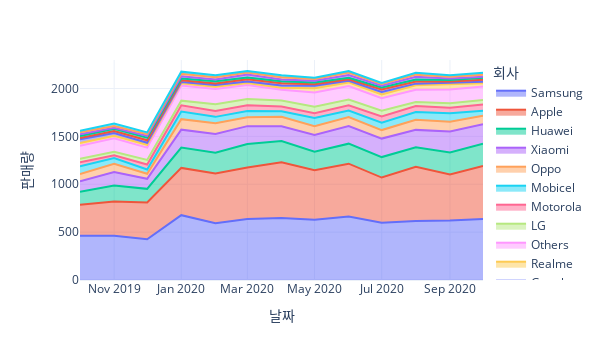

The code cell stored with this chart in its notebook:
### Code cell
df.melt(id_vars='Date')\
.set_axis(['날짜','회사','판매량'],axis=1)\
.plot.area(
    x='날짜',y='판매량',
    color='회사',
    width=600
)

### Figure 1 — Plotly figure (JSON) as saved in the notebook; plotly's stock layout.template omitted (floating-point values rounded to 4 significant figures)
{"data": [{"fillpattern": {"shape": ""}, "hovertemplate": "회사=Samsung<br>날짜=%{x}<br>판매량=%{y}<extra></extra>", "legendgroup": "Samsung", "line": {"color": "#636efa"}, "marker": {"symbol": "circle"}, "mode": "lines", "name": "Samsung", "orientation": "v", "showlegend": true, "stackgroup": "1", "type": "scatter", "x": ["2019-10", "2019-11", "2019-12", "2020-01", "2020-02", "2020-03", "2020-04", "2020-05", "2020-06", "2020-07", "2020-08", "2020-09", "2020-10"], "xaxis": "x", "y": [461, 461, 426, 677, 593, 637, 647, 629, 663, 599, 615, 621, 637], "yaxis": "y"}, {"fillpattern": {"shape": ""}, "hovertemplate": "회사=Apple<br>날짜=%{x}<br>판매량=%{y}<extra></extra>", "legendgroup": "Apple", "line": {"color": "#EF553B"}, "marker": {"symbol": "circle"}, "mode": "lines", "name": "Apple", "orientation": "v", "showlegend": true, "stackgroup": "1", "type": "scatter", "x": ["2019-10", "2019-11", "2019-12", "2020-01", "2020-02", "2020-03", "2020-04", "2020-05", "2020-06", "2020-07", "2020-08", "2020-09", "2020-10"], "xaxis": "x", "y": [324, 358, 383, 494, 520, 537, 583, 518, 552, 471, 567, 481, 555], "yaxis": "y"}, {"fillpattern": {"shape": ""}, "hovertemplate": "회사=Huawei<br>날짜=%{x}<br>판매량=%{y}<extra></extra>", "legendgroup": "Huawei", "line": {"color": "#00cc96"}, "marker": {"symbol": "circle"}, "mode": "lines", "name": "Huawei", "orientation": "v", "showlegend": true, "stackgroup": "1", "type": "scatter", "x": ["2019-10", "2019-11", "2019-12", "2020-01", "2020-02", "2020-03", "2020-04", "2020-05", "2020-06", "2020-07", "2020-08", "2020-09", "2020-10"], "xaxis": "x", "y": [136, 167, 143, 212, 217, 246, 222, 192, 209, 214, 204, 230, 232], "yaxis": "y"}, {"fillpattern": {"shape": ""}, "hovertemplate": "회사=Xiaomi<br>날짜=%{x}<br>판매량=%{y}<extra></extra>", "legendgroup": "Xiaomi", "line": {"color": "#ab63fa"}, "marker": {"symbol": "circle"}, "mode": "lines", "name": "Xiaomi", "orientation": "v", "showlegend": true, "stackgroup": "1", "type": "scatter", "x": ["2019-10", "2019-11", "2019-12", "2020-01", "2020-02", "2020-03", "2020-04", "2020-05", "2020-06", "2020-07", "2020-08", "2020-09", "2020-10"], "xaxis": "x", "y": [109, 141, 105, 187, 195, 187, 154, 176, 185, 193, 182, 220, 203], "yaxis": "y"}, {"fillpattern": {"shape": ""}, "hovertemplate": "회사=Oppo<br>날짜=%{x}<br>판매량=%{y}<extra></extra>", "legendgroup": "Oppo", "line": {"color": "#FFA15A"}, "marker": {"symbol": "circle"}, "mode": "lines", "name": "Oppo", "orientation": "v", "showlegend": true, "stackgroup": "1", "type": "scatter", "x": ["2019-10", "2019-11", "2019-12", "2020-01", "2020-02", "2020-03", "2020-04", "2020-05", "2020-06", "2020-07", "2020-08", "2020-09", "2020-10"], "xaxis": "x", "y": [76, 86, 53, 110, 112, 92, 98, 91, 93, 89, 105, 102, 90], "yaxis": "y"}, {"fillpattern": {"shape": ""}, "hovertemplate": "회사=Mobicel<br>날짜=%{x}<br>판매량=%{y}<extra></extra>", "legendgroup": "Mobicel", "line": {"color": "#19d3f3"}, "marker": {"symbol": "circle"}, "mode": "lines", "name": "Mobicel", "orientation": "v", "showlegend": true, "stackgroup": "1", "type": "scatter", "x": ["2019-10", "2019-11", "2019-12", "2020-01", "2020-02", "2020-03", "2020-04", "2020-05", "2020-06", "2020-07", "2020-08", "2020-09", "2020-10"], "xaxis": "x", "y": [81, 61, 45, 79, 67, 66, 59, 87, 69, 78, 82, 88, 52], "yaxis": "y"}, {"fillpattern": {"shape": ""}, "hovertemplate": "회사=Motorola<br>날짜=%{x}<br>판매량=%{y}<extra></extra>", "legendgroup": "Motorola", "line": {"color": "#FF6692"}, "marker": {"symbol": "circle"}, "mode": "lines", "name": "Motorola", "orientation": "v", "showlegend": true, "stackgroup": "1", "type": "scatter", "x": ["2019-10", "2019-11", "2019-12", "2020-01", "2020-02", "2020-03", "2020-04", "2020-05", "2020-06", "2020-07", "2020-08", "2020-09", "2020-10"], "xaxis": "x", "y": [43, 29, 51, 65, 62, 59, 48, 50, 54, 65, 62, 56, 63], "yaxis": "y"}, {"fillpattern": {"shape": ""}, "hovertemplate": "회사=LG<br>날짜=%{x}<br>판매량=%{y}<extra></extra>", "legendgroup": "LG", "line": {"color": "#B6E880"}, "marker": {"symbol": "circle"}, "mode": "lines", "name": "LG", "orientation": "v", "showlegend": true, "stackgroup": "1", "type": "scatter", "x": ["2019-10", "2019-11", "2019-12", "2020-01", "2020-02", "2020-03", "2020-04", "2020-05", "2020-06", "2020-07", "2020-08", "2020-09", "2020-10"], "xaxis": "x", "y": [37, 36, 48, 49, 71, 67, 64, 66, 60, 59, 42, 49, 49], "yaxis": "y"}, {"fillpattern": {"shape": ""}, "hovertemplate": "회사=Others<br>날짜=%{x}<br>판매량=%{y}<extra></extra>", "legendgroup": "Others", "line": {"color": "#FF97FF"}, "marker": {"symbol": "circle"}, "mode": "lines", "name": "Others", "orientation": "v", "showlegend": true, "stackgroup": "1", "type": "scatter", "x": ["2019-10", "2019-11", "2019-12", "2020-01", "2020-02", "2020-03", "2020-04", "2020-05", "2020-06", "2020-07", "2020-08", "2020-09", "2020-10"], "xaxis": "x", "y": [135, 141, 129, 158, 157, 145, 113, 150, 140, 130, 129, 143, 140], "yaxis": "y"}, {"fillpattern": {"shape": ""}, "hovertemplate": "회사=Realme<br>날짜=%{x}<br>판매량=%{y}<extra></extra>", "legendgroup": "Realme", "line": {"color": "#FECB52"}, "marker": {"symbol": "circle"}, "mode": "lines", "name": "Realme", "orientation": "v", "showlegend": true, "stackgroup": "1", "type": "scatter", "x": ["2019-10", "2019-11", "2019-12", "2020-01", "2020-02", "2020-03", "2020-04", "2020-05", "2020-06", "2020-07", "2020-08", "2020-09", "2020-10"], "xaxis": "x", "y": [28, 27, 30, 23, 25, 21, 20, 43, 39, 40, 47, 54, 33], "yaxis": "y"}, {"fillpattern": {"shape": ""}, "hovertemplate": "회사=Google<br>날짜=%{x}<br>판매량=%{y}<extra></extra>", "legendgroup": "Google", "line": {"color": "#636efa"}, "marker": {"symbol": "circle"}, "mode": "lines", "name": "Google", "orientation": "v", "showlegend": true, "stackgroup": "1", "type": "scatter", "x": ["2019-10", "2019-11", "2019-12", "2020-01", "2020-02", "2020-03", "2020-04", "2020-05", "2020-06", "2020-07", "2020-08", "2020-09", "2020-10"], "xaxis": "x", "y": [39, 29, 20, 13, 18, 16, 23, 27, 16, 27, 16, 14, 17], "yaxis": "y"}, {"fillpattern": {"shape": ""}, "hovertemplate": "회사=Nokia<br>날짜=%{x}<br>판매량=%{y}<extra></extra>", "legendgroup": "Nokia", "line": {"color": "#EF553B"}, "marker": {"symbol": "circle"}, "mode": "lines", "name": "Nokia", "orientation": "v", "showlegend": true, "stackgroup": "1", "type": "scatter", "x": ["2019-10", "2019-11", "2019-12", "2020-01", "2020-02", "2020-03", "2020-04", "2020-05", "2020-06", "2020-07", "2020-08", "2020-09", "2020-10"], "xaxis": "x", "y": [14, 20, 26, 19, 16, 24, 25, 15, 16, 25, 23, 15, 20], "yaxis": "y"}, {"fillpattern": {"shape": ""}, "hovertemplate": "회사=Lenovo<br>날짜=%{x}<br>판매량=%{y}<extra></extra>", "legendgroup": "Lenovo", "line": {"color": "#00cc96"}, "marker": {"symbol": "circle"}, "mode": "lines", "name": "Lenovo", "orientation": "v", "showlegend": true, "stackgroup": "1", "type": "scatter", "x": ["2019-10", "2019-11", "2019-12", "2020-01", "2020-02", "2020-03", "2020-04", "2020-05", "2020-06", "2020-07", "2020-08", "2020-09", "2020-10"], "xaxis": "x", "y": [22, 23, 28, 19, 24, 18, 19, 18, 17, 21, 21, 17, 22], "yaxis": "y"}, {"fillpattern": {"shape": ""}, "hovertemplate": "회사=OnePlus<br>날짜=%{x}<br>판매량=%{y}<extra></extra>", "legendgroup": "OnePlus", "line": {"color": "#ab63fa"}, "marker": {"symbol": "circle"}, "mode": "lines", "name": "OnePlus", "orientation": "v", "showlegend": true, "stackgroup": "1", "type": "scatter", "x": ["2019-10", "2019-11", "2019-12", "2020-01", "2020-02", "2020-03", "2020-04", "2020-05", "2020-06", "2020-07", "2020-08", "2020-09", "2020-10"], "xaxis": "x", "y": [17, 10, 18, 22, 18, 31, 19, 19, 29, 18, 27, 15, 9], "yaxis": "y"}, {"fillpattern": {"shape": ""}, "hovertemplate": "회사=Sony<br>날짜=%{x}<br>판매량=%{y}<extra></extra>", "legendgroup": "Sony", "line": {"color": "#FFA15A"}, "marker": {"symbol": "circle"}, "mode": "lines", "name": "Sony", "orientation": "v", "showlegend": true, "stackgroup": "1", "type": "scatter", "x": ["2019-10", "2019-11", "2019-12", "2020-01", "2020-02", "2020-03", "2020-04", "2020-05", "2020-06", "2020-07", "2020-08", "2020-09", "2020-10"], "xaxis": "x", "y": [20, 19, 18, 27, 23, 22, 23, 19, 25, 18, 23, 19, 22], "yaxis": "y"}, {"fillpattern": {"shape": ""}, "hovertemplate": "회사=Asus<br>날짜=%{x}<br>판매량=%{y}<extra></extra>", "legendgroup": "Asus", "line": {"color": "#19d3f3"}, "marker": {"symbol": "circle"}, "mode": "lines", "name": "Asus", "orientation": "v", "showlegend": true, "stackgroup": "1", "type": "scatter", "x": ["2019-10", "2019-11", "2019-12", "2020-01", "2020-02", "2020-03", "2020-04", "2020-05", "2020-06", "2020-07", "2020-08", "2020-09", "2020-10"], "xaxis": "x", "y": [17, 27, 19, 22, 20, 14, 21, 13, 16, 12, 20, 15, 21], "yaxis": "y"}], "layout": {"height": 360, "legend": {"title": {"text": "회사"}, "tracegroupgap": 0}, "margin": {"t": 60}, "width": 600, "xaxis": {"anchor": "y", "autorange": true, "domain": [0, 1], "range": ["2019-10-01", "2020-10-01"], "title": {"text": "날짜"}, "type": "date"}, "yaxis": {"anchor": "x", "autorange": true, "domain": [0, 1], "range": [0, 2298.0], "title": {"text": "판매량"}, "type": "linear"}}}
